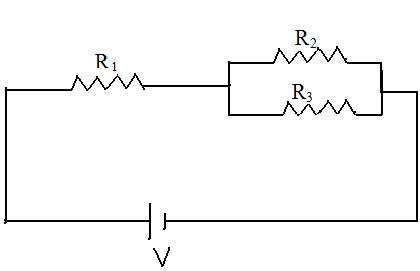
#> input picture circuit.JPG, 420 x 271 px, found by its file name
$ jupyter execute 420_notebook.ipynb
#> lines starting #> are read from the running program, lines starting #| are printed output that depends on the picture; after the words box and inside, x2 and y2 are one past the last pixel; in counts of white or black regions, pixels touching at a corner belong together; long printed decimals are rounded
[cell 1]
import cv2
import numpy as np
import random
import copy

### TM_SQDIFF_NORMED

[cell 2]
img = cv2.imread("circuit.jpg")
#> img is the input picture: shape (271, 420, 3); mean B, G, R 247.4, 247.4, 247.4
img2 = copy.deepcopy(img)
gray = cv2.cvtColor(img, cv2.COLOR_BGR2GRAY)

template = cv2.imread("resistor.jpg",0)
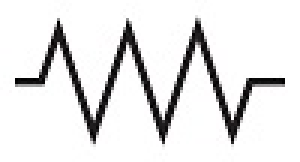
#> input picture resistor.jpg, 100 x 54 px (shown 3 times larger)
#> template: shape (54, 100); min 0, max 255, mean 228.3

w, h = template.shape[::-1]
#> w = 100; h = 54

res = cv2.matchTemplate(gray, template, cv2.TM_SQDIFF_NORMED)
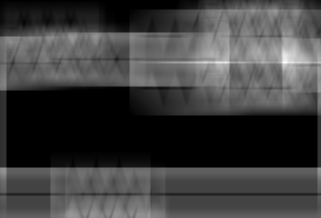
#> res: shape (218, 321) float32; min 0.0933, max 0.202, mean 0.12; drawn with min black and max white
min_val, max_val, min_loc, max_loc = cv2.minMaxLoc(res)
#> min_val = 0.0933; max_val = 0.202; min_loc = (305, 121); max_loc = (285, 62)

# create threshold from min val, find where sqdiff is less than thresh
print("Worst and best coeffs: ", min_val,max_val)
#| Worst and best coeffs:  0.09327 0.2025
match_locations = np.where(res/max_val >= .986)
#> match_locations = ([62, 62, 62, 62], [283, 284, 285, 286])
print("Number of matches", len(match_locations[0]))
#| Number of matches 4
# draw template match boxes
w, h = template.shape[::-1]
for (x, y) in zip(match_locations[1], match_locations[0]):
    cv2.rectangle(img, (x, y), (x+w, y+h), [0,255,255], 2)
#> this loop made 4 passes
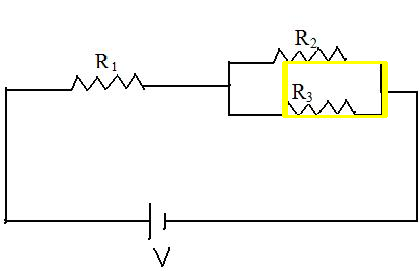
#> img: shape (271, 420, 3); 1.09% of pixels changed, all inside (x1, y1, x2, y2) = (282, 61, 388, 118)

cv2.imshow('', img)
cv2.waitKey(0)
#> Out = 27

### TM_SQDIFF

[cell 3]
img2 = cv2.imread("circuit.jpg")

res2 = cv2.matchTemplate(gray, template, cv2.TM_SQDIFF)
min_val, max_val, min_loc, max_loc = cv2.minMaxLoc(res2)
#> min_val = 30688576; max_val = 62745600

# create threshold from min val, find where sqdiff is less than thresh
print("Worst and best coeffs: ", min_val,max_val)
#| Worst and best coeffs:  30688576.0 62745600.0
match_locations = np.where(res2/max_val >=0.985)
#> match_locations = ([61, 62, 62, 62, 62], [285, 283, 284, 285, 286])
print("Number of matches:", len(match_locations[0]))
#| Number of matches: 5
# draw template match boxes
for (x, y) in zip(match_locations[1], match_locations[0]):
    cv2.rectangle(img2, (x, y), (x+w, y+h), [0,255,255], 2)
#> this loop made 5 passes
#> (x, y) on passes 1 to 5: (285, 61), (283, 62), (284, 62), (285, 62), (286, 62)
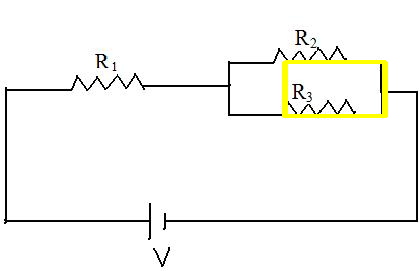
#> img2: shape (271, 420, 3); 1.26% of pixels changed, all inside (x1, y1, x2, y2) = (282, 60, 388, 118)

cv2.imshow('', img2)
cv2.waitKey(0)
#> Out = 27

### TM_CCORR_NORMED

[cell 4]
del img2
del res2

img2 = cv2.imread("circuit.jpg")

res2 = cv2.matchTemplate(gray, template, cv2.TM_CCORR_NORMED)
min_val, max_val, min_loc, max_loc = cv2.minMaxLoc(res2)
#> min_val = 0.899; max_val = 0.955; min_loc = (285, 62); max_loc = (305, 121)

# create threshold from min val, find where sqdiff is less than thresh
print("Worst and best coeffs: ", min_val,max_val)
#| Worst and best coeffs:  0.8988 0.9555
match_locations = np.where(res2/max_val >=0.99)
#> match_locations = 26334 positions, rows 0 to 194, columns 0 to 320
print("Number of matches:", len(match_locations[0]))
#| Number of matches: 26334
# draw template match boxes
for (x, y) in zip(match_locations[1], match_locations[0]):
    cv2.rectangle(img2, (x, y), (x+w, y+h), [0,255,255], 2)

cv2.imshow('', img2)
cv2.waitKey(0)
#> Out = 27

### TM_CCORR

[cell 5]
del img2
del res2

img2 = cv2.imread("circuit.jpg")

res2 = cv2.matchTemplate(gray, template, cv2.TM_CCORR)
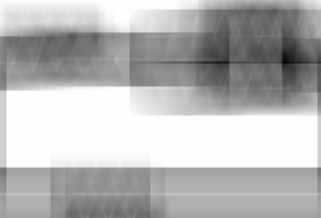
#> res2: shape (218, 321) float32; min 278490240, max 314369184, mean 304276608; drawn with min black and max white
min_val, max_val, min_loc, max_loc = cv2.minMaxLoc(res2)
#> min_val = 278490240; max_val = 314369184; min_loc = (284, 62)

# create threshold from min val, find where sqdiff is less than thresh
print("Worst and best coeffs: ", min_val,max_val)
#| Worst and best coeffs:  278490240.0 314369184.0
match_locations = np.where(res2/max_val >=0.99)
#> match_locations = 22133 positions, rows 0 to 166, columns 0 to 320
print("Number of matches:", len(match_locations[0]))
#| Number of matches: 22133
# draw template match boxes
for (x, y) in zip(match_locations[1], match_locations[0]):
    cv2.rectangle(img2, (x, y), (x+w, y+h), [0,255,255], 2)
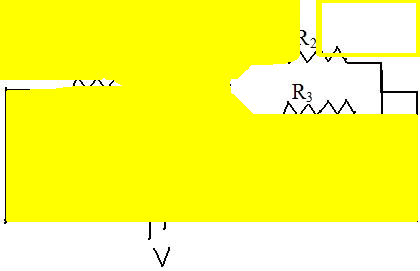
#> img2: shape (271, 420, 3); mean B, G, R 82.6, 252.4, 252.4

cv2.imshow('', img2)
cv2.waitKey(0)
#> Out = 27

### TM_CCOEFF

[cell 6]
del img2
del res2

img2 = cv2.imread("circuit.jpg")

res2 = cv2.matchTemplate(gray, template, cv2.TM_CCOEFF)
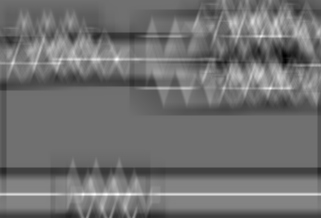
#> res2: shape (218, 321) float32; min -3175811.5, max 4050049.2, mean 19349.6; drawn with min black and max white
min_val, max_val, min_loc, max_loc = cv2.minMaxLoc(res2)
#> min_val = -3175811.5; max_val = 4050049.2; min_loc = (284, 55); max_loc = (94, 194)

# create threshold from min val, find where sqdiff is less than thresh
print("Worst and best coeffs: ", min_val,max_val)
#| Worst and best coeffs:  -3175811.5 4050049.25
match_locations = np.where(res2/max_val >=0.955)
#> match_locations = 12 positions, rows 59 to 194, columns 83 to 129
print("Number of matches:", len(match_locations[0]))
#| Number of matches: 12
# draw template match boxes
for (x, y) in zip(match_locations[1], match_locations[0]):
    cv2.rectangle(img2, (x, y), (x+w, y+h), [0,255,255], 2)
#> this loop made 12 passes
#> (x, y) on passes 1 to 12: (116, 59), (117, 59), (83, 194), (93, 194), (94, 194), (105, 194), (106, 194), (116, 194), (117, 194), (118, 194), (128, 194), (129, 194)
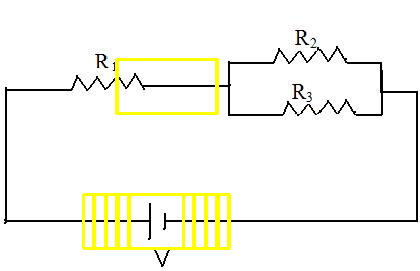
#> img2: shape (271, 420, 3); 3.48% of pixels changed, all inside (x1, y1, x2, y2) = (82, 58, 231, 250)

cv2.imshow('', img2)
cv2.waitKey(0)
#> Out = 27

### TM_CCOEFF_NORMED

[cell 7]
del img2
del res2

img2 = cv2.imread("circuit.jpg")

res2 = cv2.matchTemplate(gray, template, cv2.TM_CCOEFF_NORMED)
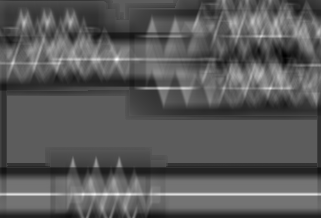
#> res2: shape (218, 321) float32; min -0.118, max 0.209, mean -0.00318; drawn with min black and max white
min_val, max_val, min_loc, max_loc = cv2.minMaxLoc(res2)
#> min_val = -0.118; max_val = 0.209; max_loc = (116, 59)

# create threshold from min val, find where sqdiff is less than thresh
print("Worst and best coeffs: ", min_val,max_val)
#| Worst and best coeffs:  -0.1182 0.209
match_locations = np.where(res2/max_val >=0.955)
#> match_locations = ([59, 59], [116, 117])
print("Number of matches:", len(match_locations[0]))
#| Number of matches: 2
# draw template match boxes
for (x, y) in zip(match_locations[1], match_locations[0]):
    cv2.rectangle(img2, (x, y), (x+w, y+h), [0,255,255], 2)
#> this loop made 2 passes
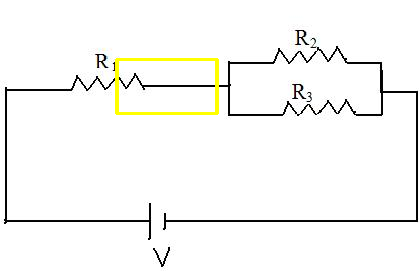
#> img2: shape (271, 420, 3); 0.9% of pixels changed, all inside (x1, y1, x2, y2) = (115, 58, 219, 115)

cv2.imshow('', img2)
cv2.waitKey(0)
#> Out = 27
